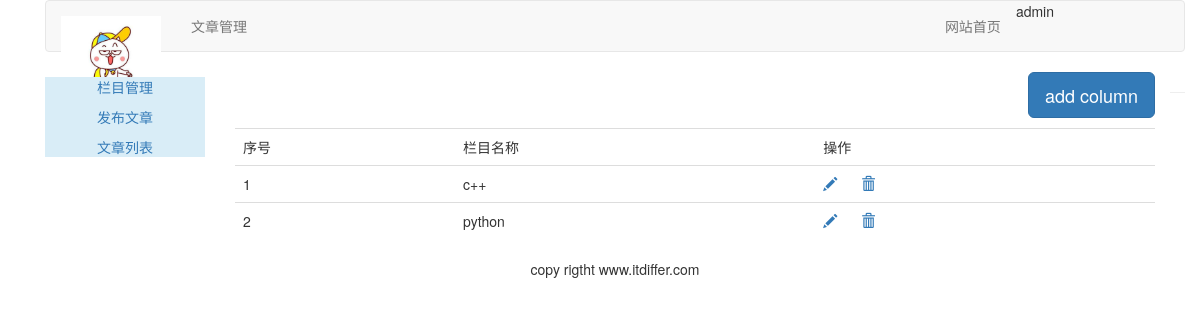
Before: /article/article_column/ (signed in) with the older database file.
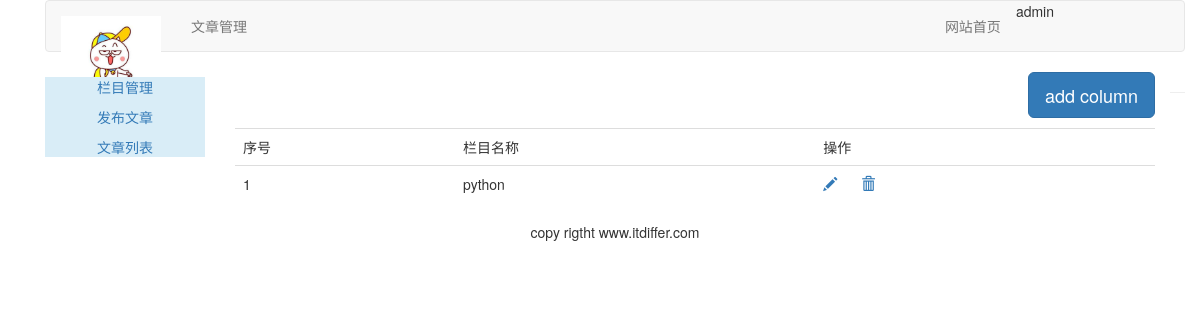
After: the same page with the newer database file.
### article/models.py (models this page shows, shortened)
class ArticleColumn(models.Model):
    user = models.ForeignKey(User, related_name='article_column', on_delete=models.CASCADE)
    column = models.CharField(max_length=200)
    created = models.DateField(auto_created=True)

### article/views.py (the view, shortened to what this page needs)
@login_required(login_url='/account/login/')
@csrf_exempt
def article_column(request):
    if request.method == "GET":
        columns = ArticleColumn.objects.filter(user=request.user)  # 根据当前用户筛选出和当前用户一直的文章的元组
        column_form = ArticleColumnForm()
        return render(request, 'article/column/article_column.html', {"columns": columns, "column_form": column_form})

### templates/article/column/article_column.html (shortened to what this page needs)
{% extends 'article/base.html' %}
{% load staticfiles %}
{% block content %}
    <div>
        <p class="text-right">
            <button class=" btn btn-primary btn-lg" onclick="add_column()" id="add_column">add column</button>
        </p>
        <table class="table table-hover">
            <tr>
                <td>序号</td>
                <td>栏目名称</td>
                <td>操作</td>
            </tr>
            {% for column in columns %}
                <tr>
                    <td>{{ forloop.counter }}</td>
                    <td>{{ column.column }}</td>
                    <td>
                        <a name="edit" href="javascript:" onclick="edit_column(this,{{ column.id }})">
                            <span class="glyphicon glyphicon-pencil"></span>
                        </a>
                        <a name="delete" href="javascript:" onclick="del_column(this,{{ column.id }})">
                            <span class="glyphicon glyphicon-trash" style="margin-left: 20px"></span>
                        </a>
                    </td>
                </tr>
            {% empty %}
                <p>还没设置栏目，太懒了</p>
            {% endfor %}
        </table>
    </div>
{% endblock %}

Changed rows visible on the page:
removed ArticleColumn: column "c++"
